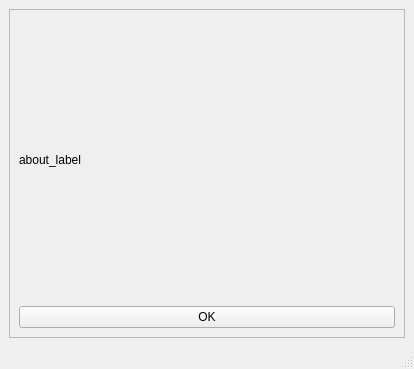
<?xml version="1.0" encoding="UTF-8"?>
<ui version="4.0">
 <class>AboutWindow</class>
 <widget class="QMainWindow" name="AboutWindow">
  <property name="geometry">
   <rect>
    <x>0</x>
    <y>0</y>
    <width>414</width>
    <height>369</height>
   </rect>
  </property>
  <property name="windowTitle">
   <string>MainWindow</string>
  </property>
  <widget class="QWidget" name="centralwidget">
   <layout class="QGridLayout" name="gridLayout">
    <item row="0" column="0">
     <widget class="QScrollArea" name="scrollArea">
      <property name="widgetResizable">
       <bool>true</bool>
      </property>
      <widget class="QWidget" name="scrollAreaWidgetContents">
       <property name="geometry">
        <rect>
         <x>0</x>
         <y>0</y>
         <width>394</width>
         <height>308</height>
        </rect>
       </property>
       <layout class="QGridLayout" name="gridLayout_2">
        <item row="0" column="0">
         <widget class="QLabel" name="label">
          <property name="text">
           <string>about_label</string>
          </property>
         </widget>
        </item>
        <item row="1" column="0">
         <widget class="QPushButton" name="pushButton">
          <property name="text">
           <string>OK</string>
          </property>
         </widget>
        </item>
       </layout>
      </widget>
     </widget>
    </item>
   </layout>
  </widget>
  <widget class="QMenuBar" name="menubar">
   <property name="geometry">
    <rect>
     <x>0</x>
     <y>0</y>
     <width>414</width>
     <height>21</height>
    </rect>
   </property>
  </widget>
  <widget class="QStatusBar" name="statusbar"/>
 </widget>
 <resources/>
 <connections/>
</ui>
